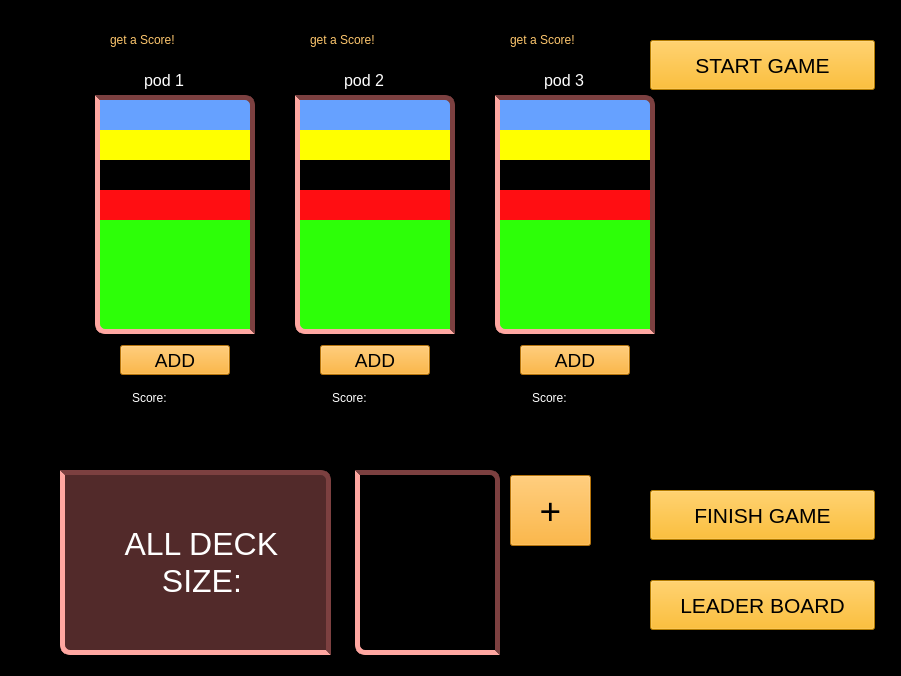
<?xml version="1.0" encoding="UTF-8"?>
<ui version="4.0">
 <class>PlayedGame</class>
 <widget class="QWidget" name="PlayedGame">
  <property name="geometry">
   <rect>
    <x>0</x>
    <y>0</y>
    <width>901</width>
    <height>676</height>
   </rect>
  </property>
  <property name="windowTitle">
   <string>Form</string>
  </property>
  <property name="styleSheet">
   <string notr="true">background-color: rgb(9, 93, 19);
background-color: rgb(0, 0, 0);</string>
  </property>
  <widget class="QPushButton" name="hitButton_1">
   <property name="geometry">
    <rect>
     <x>120</x>
     <y>345</y>
     <width>110</width>
     <height>30</height>
    </rect>
   </property>
   <property name="font">
    <font>
     <pointsize>14</pointsize>
     <italic>false</italic>
     <bold>false</bold>
    </font>
   </property>
   <property name="styleSheet">
    <string notr="true">background-color: rgb(255, 163, 15);
color:rgb(0,0,0);
font: 14pt &quot;Algerian&quot;;
</string>
   </property>
   <property name="text">
    <string>ADD</string>
   </property>
  </widget>
  <widget class="QLabel" name="pod1_canvas_1">
   <property name="geometry">
    <rect>
     <x>100</x>
     <y>100</y>
     <width>150</width>
     <height>229</height>
    </rect>
   </property>
   <property name="styleSheet">
    <string notr="true">background-color: rgb(102, 161, 255);

</string>
   </property>
   <property name="text">
    <string/>
   </property>
  </widget>
  <widget class="QLabel" name="pod1_name">
   <property name="geometry">
    <rect>
     <x>144</x>
     <y>65</y>
     <width>63</width>
     <height>30</height>
    </rect>
   </property>
   <property name="font">
    <font>
     <pointsize>12</pointsize>
     <italic>false</italic>
     <bold>false</bold>
    </font>
   </property>
   <property name="styleSheet">
    <string notr="true">color:rgb(255,255,255);
font: 12pt &quot;Algerian&quot;;</string>
   </property>
   <property name="text">
    <string>pod 1</string>
   </property>
  </widget>
  <widget class="QLabel" name="pod2_name">
   <property name="geometry">
    <rect>
     <x>344</x>
     <y>65</y>
     <width>63</width>
     <height>30</height>
    </rect>
   </property>
   <property name="font">
    <font>
     <pointsize>12</pointsize>
     <italic>false</italic>
     <bold>false</bold>
    </font>
   </property>
   <property name="styleSheet">
    <string notr="true">color:rgb(255,255,255);
font: 12pt &quot;Algerian&quot;;
</string>
   </property>
   <property name="text">
    <string>pod 2</string>
   </property>
  </widget>
  <widget class="QLabel" name="pod3_name">
   <property name="geometry">
    <rect>
     <x>544</x>
     <y>65</y>
     <width>63</width>
     <height>30</height>
    </rect>
   </property>
   <property name="font">
    <font>
     <pointsize>12</pointsize>
     <italic>false</italic>
     <bold>false</bold>
    </font>
   </property>
   <property name="styleSheet">
    <string notr="true">color:rgb(255,255,255);
font: 12pt &quot;Algerian&quot;;
</string>
   </property>
   <property name="text">
    <string>pod 3</string>
   </property>
  </widget>
  <widget class="QPushButton" name="hitButton_2">
   <property name="geometry">
    <rect>
     <x>320</x>
     <y>345</y>
     <width>110</width>
     <height>30</height>
    </rect>
   </property>
   <property name="font">
    <font>
     <pointsize>14</pointsize>
     <italic>false</italic>
     <bold>false</bold>
    </font>
   </property>
   <property name="styleSheet">
    <string notr="true">background-color: rgb(255, 163, 15);
color: rgb(0, 0, 0);
font: 14pt &quot;Algerian&quot;;</string>
   </property>
   <property name="text">
    <string>ADD</string>
   </property>
  </widget>
  <widget class="QPushButton" name="hitButton_3">
   <property name="geometry">
    <rect>
     <x>520</x>
     <y>345</y>
     <width>110</width>
     <height>30</height>
    </rect>
   </property>
   <property name="palette">
    <palette>
     <active>
      <colorrole role="WindowText">
       <brush brushstyle="SolidPattern">
        <color alpha="255">
         <red>0</red>
         <green>0</green>
         <blue>0</blue>
        </color>
       </brush>
      </colorrole>
      <colorrole role="Button">
       <brush brushstyle="SolidPattern">
        <color alpha="255">
         <red>255</red>
         <green>163</green>
         <blue>15</blue>
        </color>
       </brush>
      </colorrole>
      <colorrole role="Text">
       <brush brushstyle="SolidPattern">
        <color alpha="255">
         <red>0</red>
         <green>0</green>
         <blue>0</blue>
        </color>
       </brush>
      </colorrole>
      <colorrole role="ButtonText">
       <brush brushstyle="SolidPattern">
        <color alpha="255">
         <red>0</red>
         <green>0</green>
         <blue>0</blue>
        </color>
       </brush>
      </colorrole>
      <colorrole role="Base">
       <brush brushstyle="SolidPattern">
        <color alpha="255">
         <red>255</red>
         <green>163</green>
         <blue>15</blue>
        </color>
       </brush>
      </colorrole>
      <colorrole role="Window">
       <brush brushstyle="SolidPattern">
        <color alpha="255">
         <red>255</red>
         <green>163</green>
         <blue>15</blue>
        </color>
       </brush>
      </colorrole>
      <colorrole role="PlaceholderText">
       <brush brushstyle="SolidPattern">
        <color alpha="255">
         <red>0</red>
         <green>0</green>
         <blue>0</blue>
        </color>
       </brush>
      </colorrole>
     </active>
     <inactive>
      <colorrole role="WindowText">
       <brush brushstyle="SolidPattern">
        <color alpha="255">
         <red>0</red>
         <green>0</green>
         <blue>0</blue>
        </color>
       </brush>
      </colorrole>
      <colorrole role="Button">
       <brush brushstyle="SolidPattern">
        <color alpha="255">
         <red>255</red>
         <green>163</green>
         <blue>15</blue>
        </color>
       </brush>
      </colorrole>
      <colorrole role="Text">
       <brush brushstyle="SolidPattern">
        <color alpha="255">
         <red>0</red>
         <green>0</green>
         <blue>0</blue>
        </color>
       </brush>
      </colorrole>
      <colorrole role="ButtonText">
       <brush brushstyle="SolidPattern">
        <color alpha="255">
         <red>0</red>
         <green>0</green>
         <blue>0</blue>
        </color>
       </brush>
      </colorrole>
      <colorrole role="Base">
       <brush brushstyle="SolidPattern">
        <color alpha="255">
         <red>255</red>
         <green>163</green>
         <blue>15</blue>
        </color>
       </brush>
      </colorrole>
      <colorrole role="Window">
       <brush brushstyle="SolidPattern">
        <color alpha="255">
         <red>255</red>
         <green>163</green>
         <blue>15</blue>
        </color>
       </brush>
      </colorrole>
      <colorrole role="PlaceholderText">
       <brush brushstyle="SolidPattern">
        <color alpha="255">
         <red>0</red>
         <green>0</green>
         <blue>0</blue>
        </color>
       </brush>
      </colorrole>
     </inactive>
     <disabled>
      <colorrole role="WindowText">
       <brush brushstyle="SolidPattern">
        <color alpha="255">
         <red>0</red>
         <green>0</green>
         <blue>0</blue>
        </color>
       </brush>
      </colorrole>
      <colorrole role="Button">
       <brush brushstyle="SolidPattern">
        <color alpha="255">
         <red>255</red>
         <green>163</green>
         <blue>15</blue>
        </color>
       </brush>
      </colorrole>
      <colorrole role="Text">
       <brush brushstyle="SolidPattern">
        <color alpha="255">
         <red>0</red>
         <green>0</green>
         <blue>0</blue>
        </color>
       </brush>
      </colorrole>
      <colorrole role="ButtonText">
       <brush brushstyle="SolidPattern">
        <color alpha="255">
         <red>0</red>
         <green>0</green>
         <blue>0</blue>
        </color>
       </brush>
      </colorrole>
      <colorrole role="Base">
       <brush brushstyle="SolidPattern">
        <color alpha="255">
         <red>255</red>
         <green>163</green>
         <blue>15</blue>
        </color>
       </brush>
      </colorrole>
      <colorrole role="Window">
       <brush brushstyle="SolidPattern">
        <color alpha="255">
         <red>255</red>
         <green>163</green>
         <blue>15</blue>
        </color>
       </brush>
      </colorrole>
      <colorrole role="PlaceholderText">
       <brush brushstyle="SolidPattern">
        <color alpha="255">
         <red>0</red>
         <green>0</green>
         <blue>0</blue>
        </color>
       </brush>
      </colorrole>
     </disabled>
    </palette>
   </property>
   <property name="font">
    <font>
     <pointsize>14</pointsize>
     <italic>false</italic>
     <bold>false</bold>
    </font>
   </property>
   <property name="styleSheet">
    <string notr="true">background-color: rgb(255, 163, 15);
color: rgb(0, 0, 0);
font: 14pt &quot;Algerian&quot;;</string>
   </property>
   <property name="text">
    <string>ADD</string>
   </property>
  </widget>
  <widget class="QLabel" name="mainScore_value">
   <property name="geometry">
    <rect>
     <x>680</x>
     <y>220</y>
     <width>200</width>
     <height>40</height>
    </rect>
   </property>
   <property name="font">
    <font>
     <pointsize>24</pointsize>
     <italic>false</italic>
     <bold>false</bold>
    </font>
   </property>
   <property name="styleSheet">
    <string notr="true">color: rgb(0, 0, 0);
font: 24pt &quot;Algerian&quot;;
</string>
   </property>
   <property name="text">
    <string>Score:</string>
   </property>
  </widget>
  <widget class="QLabel" name="time">
   <property name="geometry">
    <rect>
     <x>680</x>
     <y>130</y>
     <width>180</width>
     <height>31</height>
    </rect>
   </property>
   <property name="font">
    <font>
     <pointsize>10</pointsize>
     <italic>false</italic>
     <bold>false</bold>
    </font>
   </property>
   <property name="styleSheet">
    <string notr="true">color:rgb(0,0,0);
font: 10pt &quot;Algerian&quot;;</string>
   </property>
   <property name="text">
    <string>Time: oyunu başlat</string>
   </property>
  </widget>
  <widget class="QLabel" name="deck_image">
   <property name="geometry">
    <rect>
     <x>360</x>
     <y>475</y>
     <width>135</width>
     <height>175</height>
    </rect>
   </property>
   <property name="styleSheet">
    <string notr="true">border-image: url(:/res/resources/res/cards/00.png) 0 0 0 0 stretch stretch;
</string>
   </property>
   <property name="text">
    <string/>
   </property>
  </widget>
  <widget class="QLabel" name="deck_counter">
   <property name="geometry">
    <rect>
     <x>60</x>
     <y>470</y>
     <width>271</width>
     <height>185</height>
    </rect>
   </property>
   <property name="font">
    <font>
     <pointsize>24</pointsize>
     <italic>false</italic>
     <bold>false</bold>
    </font>
   </property>
   <property name="styleSheet">
    <string notr="true">background-color:rgb(82, 42, 42);
color:rgb(255,255,255);
font: 24pt &quot;Algerian&quot;;

border-bottom-left-radius: 10px;
border-top-right-radius: 10px;
border: 5px solid rgb(124, 64, 64);
border-bottom-color: rgb(255, 167, 161);
border-left-color: rgb(255, 167, 161);
</string>
   </property>
   <property name="text">
    <string>      ALL DECK
          SIZE:</string>
   </property>
  </widget>
  <widget class="QPushButton" name="finishButton">
   <property name="geometry">
    <rect>
     <x>650</x>
     <y>490</y>
     <width>225</width>
     <height>50</height>
    </rect>
   </property>
   <property name="font">
    <font>
     <pointsize>16</pointsize>
     <italic>false</italic>
     <bold>false</bold>
    </font>
   </property>
   <property name="styleSheet">
    <string notr="true">background-color: rgba(252,174,1,255);
color: rgb(0, 0, 0);
font: 16pt &quot;Algerian&quot;;
</string>
   </property>
   <property name="text">
    <string>FINISH GAME</string>
   </property>
  </widget>
  <widget class="QPushButton" name="leaderBoardButton">
   <property name="geometry">
    <rect>
     <x>650</x>
     <y>580</y>
     <width>225</width>
     <height>50</height>
    </rect>
   </property>
   <property name="font">
    <font>
     <pointsize>16</pointsize>
     <italic>false</italic>
     <bold>false</bold>
    </font>
   </property>
   <property name="styleSheet">
    <string notr="true">background-color: rgba(252,174,1,255);
color: rgb(0, 0, 0);
font: 16pt &quot;Algerian&quot;;</string>
   </property>
   <property name="text">
    <string>LEADER BOARD</string>
   </property>
  </widget>
  <widget class="QPushButton" name="takeCardButton">
   <property name="geometry">
    <rect>
     <x>510</x>
     <y>475</y>
     <width>81</width>
     <height>71</height>
    </rect>
   </property>
   <property name="font">
    <font>
     <pointsize>28</pointsize>
     <italic>false</italic>
     <bold>false</bold>
    </font>
   </property>
   <property name="styleSheet">
    <string notr="true">background-color: rgb(255, 163, 15);
color: rgb(0, 0, 0);
font: 28pt &quot;Algerian&quot;;</string>
   </property>
   <property name="text">
    <string>+</string>
   </property>
  </widget>
  <widget class="QLabel" name="Status_1">
   <property name="geometry">
    <rect>
     <x>110</x>
     <y>20</y>
     <width>130</width>
     <height>40</height>
    </rect>
   </property>
   <property name="styleSheet">
    <string notr="true">color: rgb(253, 198, 109);
font: 12pt &quot;Algerian&quot;;
</string>
   </property>
   <property name="text">
    <string>get a Score!</string>
   </property>
  </widget>
  <widget class="QLabel" name="Status_2">
   <property name="geometry">
    <rect>
     <x>310</x>
     <y>20</y>
     <width>130</width>
     <height>40</height>
    </rect>
   </property>
   <property name="styleSheet">
    <string notr="true">color: rgb(253, 198, 109);
font: 12pt &quot;Algerian&quot;;
</string>
   </property>
   <property name="text">
    <string>get a Score!</string>
   </property>
  </widget>
  <widget class="QLabel" name="Status_3">
   <property name="geometry">
    <rect>
     <x>510</x>
     <y>20</y>
     <width>130</width>
     <height>40</height>
    </rect>
   </property>
   <property name="styleSheet">
    <string notr="true">color: rgb(253, 198, 109);
font: 12pt &quot;Algerian&quot;;
</string>
   </property>
   <property name="text">
    <string>get a Score!</string>
   </property>
  </widget>
  <widget class="QLabel" name="pod1_score">
   <property name="geometry">
    <rect>
     <x>132</x>
     <y>385</y>
     <width>85</width>
     <height>25</height>
    </rect>
   </property>
   <property name="styleSheet">
    <string notr="true">color:rgb(255,255,255);
font: 12pt &quot;Algerian&quot;;</string>
   </property>
   <property name="text">
    <string>Score:</string>
   </property>
  </widget>
  <widget class="QLabel" name="pod2_score">
   <property name="geometry">
    <rect>
     <x>332</x>
     <y>385</y>
     <width>85</width>
     <height>25</height>
    </rect>
   </property>
   <property name="styleSheet">
    <string notr="true">color:rgb(255,255,255);
font: 12pt &quot;Algerian&quot;;</string>
   </property>
   <property name="text">
    <string>Score:</string>
   </property>
  </widget>
  <widget class="QLabel" name="pod3_score">
   <property name="geometry">
    <rect>
     <x>532</x>
     <y>385</y>
     <width>85</width>
     <height>25</height>
    </rect>
   </property>
   <property name="styleSheet">
    <string notr="true">color:rgb(255,255,255);
font: 12pt &quot;Algerian&quot;;</string>
   </property>
   <property name="text">
    <string>Score:</string>
   </property>
  </widget>
  <widget class="QPushButton" name="startButton">
   <property name="geometry">
    <rect>
     <x>650</x>
     <y>40</y>
     <width>225</width>
     <height>50</height>
    </rect>
   </property>
   <property name="font">
    <font>
     <pointsize>16</pointsize>
     <italic>false</italic>
     <bold>false</bold>
    </font>
   </property>
   <property name="styleSheet">
    <string notr="true">background-color: rgba(252,174,1,255);
color: rgb(0, 0, 0);
font: 16pt &quot;Algerian&quot;;</string>
   </property>
   <property name="text">
    <string>START GAME</string>
   </property>
  </widget>
  <widget class="QLabel" name="pod1_canvas_2">
   <property name="geometry">
    <rect>
     <x>100</x>
     <y>130</y>
     <width>150</width>
     <height>199</height>
    </rect>
   </property>
   <property name="styleSheet">
    <string notr="true">background-color: rgb(255, 255, 0);
</string>
   </property>
   <property name="text">
    <string/>
   </property>
  </widget>
  <widget class="QLabel" name="pod1_canvas_3">
   <property name="geometry">
    <rect>
     <x>100</x>
     <y>160</y>
     <width>150</width>
     <height>169</height>
    </rect>
   </property>
   <property name="styleSheet">
    <string notr="true">background-color: rgb(0,0,0);
color: rgb(255, 255, 255);


</string>
   </property>
   <property name="text">
    <string/>
   </property>
  </widget>
  <widget class="QLabel" name="pod1_canvas_4">
   <property name="geometry">
    <rect>
     <x>100</x>
     <y>190</y>
     <width>150</width>
     <height>139</height>
    </rect>
   </property>
   <property name="styleSheet">
    <string notr="true">background-color: rgb(255, 14, 18);
color: rgb(255, 255, 255);



</string>
   </property>
   <property name="text">
    <string/>
   </property>
  </widget>
  <widget class="QLabel" name="pod1_canvas_5">
   <property name="geometry">
    <rect>
     <x>100</x>
     <y>220</y>
     <width>150</width>
     <height>109</height>
    </rect>
   </property>
   <property name="styleSheet">
    <string notr="true">background-color: rgb(45, 255, 8);
color: rgb(255, 255, 255);
</string>
   </property>
   <property name="text">
    <string/>
   </property>
  </widget>
  <widget class="QLabel" name="pod2_canvas_1">
   <property name="geometry">
    <rect>
     <x>300</x>
     <y>100</y>
     <width>150</width>
     <height>229</height>
    </rect>
   </property>
   <property name="styleSheet">
    <string notr="true">background-color: rgb(102, 161, 255);

</string>
   </property>
   <property name="text">
    <string/>
   </property>
  </widget>
  <widget class="QLabel" name="pod2_canvas_2">
   <property name="geometry">
    <rect>
     <x>300</x>
     <y>130</y>
     <width>150</width>
     <height>199</height>
    </rect>
   </property>
   <property name="styleSheet">
    <string notr="true">background-color: rgb(255, 255, 0);
</string>
   </property>
   <property name="text">
    <string/>
   </property>
  </widget>
  <widget class="QLabel" name="pod2_canvas_3">
   <property name="geometry">
    <rect>
     <x>300</x>
     <y>160</y>
     <width>150</width>
     <height>169</height>
    </rect>
   </property>
   <property name="styleSheet">
    <string notr="true">background-color: rgb(0,0,0);
color: rgb(255, 255, 255);


</string>
   </property>
   <property name="text">
    <string/>
   </property>
  </widget>
  <widget class="QLabel" name="pod2_canvas_4">
   <property name="geometry">
    <rect>
     <x>300</x>
     <y>190</y>
     <width>150</width>
     <height>139</height>
    </rect>
   </property>
   <property name="styleSheet">
    <string notr="true">background-color: rgb(255, 14, 18);
color: rgb(255, 255, 255);



</string>
   </property>
   <property name="text">
    <string/>
   </property>
  </widget>
  <widget class="QLabel" name="pod2_canvas_5">
   <property name="geometry">
    <rect>
     <x>300</x>
     <y>220</y>
     <width>150</width>
     <height>109</height>
    </rect>
   </property>
   <property name="styleSheet">
    <string notr="true">background-color: rgb(45, 255, 8);
color: rgb(255, 255, 255);
</string>
   </property>
   <property name="text">
    <string/>
   </property>
  </widget>
  <widget class="QLabel" name="pod3_canvas_1">
   <property name="geometry">
    <rect>
     <x>500</x>
     <y>100</y>
     <width>150</width>
     <height>229</height>
    </rect>
   </property>
   <property name="styleSheet">
    <string notr="true">background-color: rgb(102, 161, 255);

</string>
   </property>
   <property name="text">
    <string/>
   </property>
  </widget>
  <widget class="QLabel" name="pod3_canvas_2">
   <property name="geometry">
    <rect>
     <x>500</x>
     <y>130</y>
     <width>150</width>
     <height>199</height>
    </rect>
   </property>
   <property name="styleSheet">
    <string notr="true">background-color: rgb(255, 255, 0);
</string>
   </property>
   <property name="text">
    <string/>
   </property>
  </widget>
  <widget class="QLabel" name="pod3_canvas_3">
   <property name="geometry">
    <rect>
     <x>500</x>
     <y>160</y>
     <width>150</width>
     <height>169</height>
    </rect>
   </property>
   <property name="styleSheet">
    <string notr="true">background-color: rgb(0,0,0);
color: rgb(255, 255, 255);


</string>
   </property>
   <property name="text">
    <string/>
   </property>
  </widget>
  <widget class="QLabel" name="pod3_canvas_4">
   <property name="geometry">
    <rect>
     <x>500</x>
     <y>190</y>
     <width>150</width>
     <height>139</height>
    </rect>
   </property>
   <property name="styleSheet">
    <string notr="true">background-color: rgb(255, 14, 18);
color: rgb(255, 255, 255);



</string>
   </property>
   <property name="text">
    <string/>
   </property>
  </widget>
  <widget class="QLabel" name="pod3_canvas_5">
   <property name="geometry">
    <rect>
     <x>500</x>
     <y>220</y>
     <width>150</width>
     <height>109</height>
    </rect>
   </property>
   <property name="styleSheet">
    <string notr="true">background-color: rgb(45, 255, 8);
color: rgb(255, 255, 255);
</string>
   </property>
   <property name="text">
    <string/>
   </property>
  </widget>
  <widget class="QLabel" name="frame_pod_1">
   <property name="geometry">
    <rect>
     <x>95</x>
     <y>95</y>
     <width>160</width>
     <height>239</height>
    </rect>
   </property>
   <property name="styleSheet">
    <string notr="true">background-color: transparent;

border-bottom-left-radius: 10px;
border-top-right-radius: 10px;
border: 5px solid rgb(124, 64, 64);
border-bottom-color: rgb(255, 167, 161);
border-left-color: rgb(255, 167, 161);

</string>
   </property>
   <property name="text">
    <string/>
   </property>
  </widget>
  <widget class="QLabel" name="frame_pod_2">
   <property name="geometry">
    <rect>
     <x>295</x>
     <y>95</y>
     <width>160</width>
     <height>239</height>
    </rect>
   </property>
   <property name="styleSheet">
    <string notr="true">background-color: transparent;

border-bottom-left-radius: 10px;
border-top-right-radius: 10px;
border: 5px solid rgb(124, 64, 64);
border-bottom-color: rgb(255, 167, 161);
border-left-color: rgb(255, 167, 161);

</string>
   </property>
   <property name="text">
    <string/>
   </property>
  </widget>
  <widget class="QLabel" name="frame_pod_3">
   <property name="geometry">
    <rect>
     <x>495</x>
     <y>95</y>
     <width>160</width>
     <height>239</height>
    </rect>
   </property>
   <property name="styleSheet">
    <string notr="true">background-color: transparent;

border-bottom-left-radius: 10px;
border-top-right-radius: 10px;
border: 5px solid rgb(124, 64, 64);
border-bottom-color: rgb(255, 167, 161);
border-left-color: rgb(255, 167, 161);

</string>
   </property>
   <property name="text">
    <string/>
   </property>
  </widget>
  <widget class="QLabel" name="frame_pod_4">
   <property name="geometry">
    <rect>
     <x>355</x>
     <y>470</y>
     <width>145</width>
     <height>185</height>
    </rect>
   </property>
   <property name="styleSheet">
    <string notr="true">background-color: transparent;

border-bottom-left-radius: 10px;
border-top-right-radius: 10px;
border: 5px solid rgb(124, 64, 64);
border-bottom-color: rgb(255, 167, 161);
border-left-color: rgb(255, 167, 161);

</string>
   </property>
   <property name="text">
    <string/>
   </property>
  </widget>
 </widget>
 <resources/>
 <connections/>
</ui>
